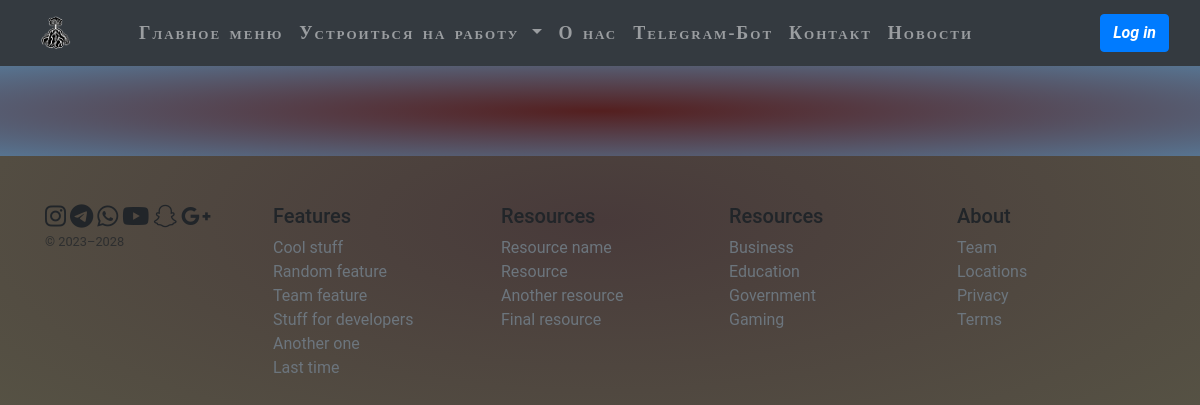
/work/1, run on an earlier commit of the app's database.
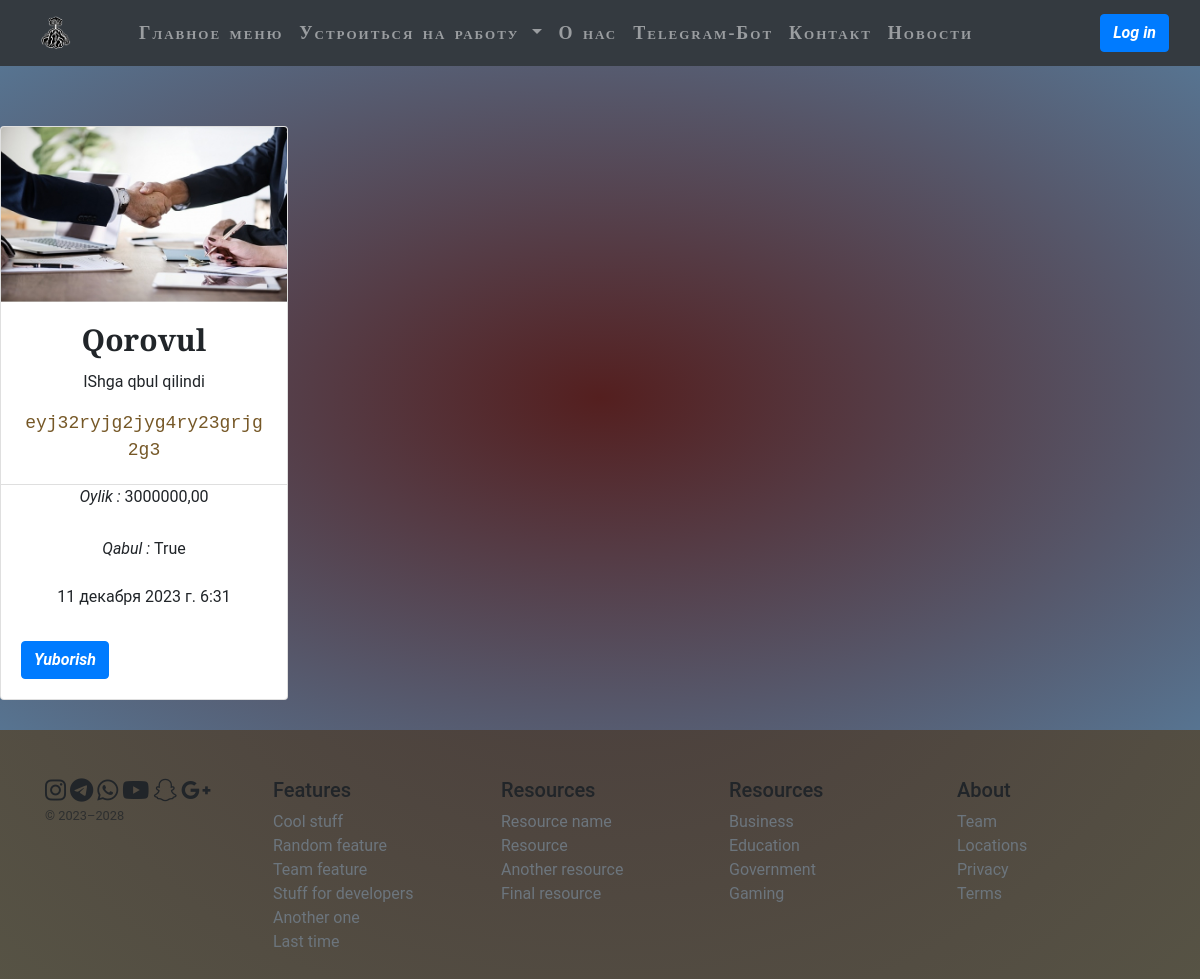
And on a later commit of the database.
### main/models.py (models this page shows, shortened)
class Work(models.Model):
    name = models.CharField(max_length=255)
    image = models.ImageField(upload_to='static/main/img/work-foto')
    title = models.CharField(max_length=255)
    salary = models.DecimalField(max_digits=10, decimal_places=2)
    vaqti = models.DateTimeField()
    text = models.TextField(max_length=255)
    desc = models.TextField(max_length=255)
    status = models.BooleanField(default=True)
    category = models.ForeignKey(SubCategory, on_delete=models.CASCADE)
    slug = AutoSlugField(unique=True, populate_from='title')

### main/views.py (the view)
# urls.py: path('work/<int:id>', views.work, name='work'),
def work(request, id):
    wctg = Work.objects.filter(id=id).all()
    ctx = {
        'wctg' : wctg
    }
    return render(request,'main/work.html',ctx)

### main/templates/main/work.html (shortened to what this page needs)
{% extends 'main/layout.html' %}
{% block content %}
<div class="container-w-card" style="display: flex;
    flex-direction: row;
    align-items: baseline;">
    {% for i in wctg %}
    <div class="card" style="width: 18rem;">
  <img src="{{ i.image.url }}" class="card-img-top" alt="...">
  <div class="card-body" style="text-align: center;">
    <h5 class="card-title">{{ i.name }}</h5>
      <p class="title">{{ i.title }}</p>
    <p class="card-text">{{ i.text }}</p>
  </div>
  <ul class="list-group list-group-flush" style="    text-align: center;">
      <p class="item-price"><span><i>Oylik : </i>{{ i.salary }}</span></p>
    <li class="list-group-item"><i>Qabul : </i>{{ i.status }}</li>
      <li class="list-group-item">{{ i.vaqti }}</li>
  </ul>
  <div class="card-body">
    <a href="{% url 'registor_file' %}" class="btn btn-primary">Yuborish</a>  </div>
</div>
    {% endfor %}
    </div>
{% endblock %}

### main/templates/main/layout.html (shortened to what this page needs)
{% load static %}
<!doctype html>
<html lang="ru">
<head>
    <link rel="stylesheet" href="https://cdn.jsdelivr.net/npm/bootstrap@5.3.2/dist/css/bootstrap.min.css">
  <link href="/docs/5.3/dist/css/bootstrap.min.css" rel="stylesheet">
    <link rel="stylesheet" href="https://cdnjs.cloudflare.com/ajax/libs/font-awesome/4.7.0/css/font-awesome.min.css">
  <link rel="stylesheet" href="path/to/font-awesome/css/font-awesome.min.css">
  <link rel="stylesheet" href="https://use.fontawesome.com/releases/v5.8.2/css/all.css">
  <link rel="stylesheet" href="https://cdnjs.cloudflare.com/ajax/libs/font-awesome/4.7.0/css/font-awesome.min.css">
  <link rel="stylesheet" href="https://cdnjs.cloudflare.com/ajax/libs/font-awesome/4.7.0/css/font-awesome.min.css">
      <link rel="stylesheet" href="{% static 'main/css/main.css' %}">
      <link rel="stylesheet" href="{% static 'main/js/main.js' %}">
</head>
<body>
  <aside>
    <nav class="navbar navbar-expand-sm navbar-dark bg-dark">
  <div class="container-fluid">
    <img src="{% static 'main/logo/logo.svg' %}" alt="logo" style="width: 50px;height: 50px;"></a>
    <div class="collapse navbar-collapse" id="mynavbar">
      <ul class="navbar-nav me-auto" style="padding-left: 50px;">
        <li class="nav-item">
          <a class="nav-link" href="{% url 'home' %}">Главное меню</a>
        </li>
           <li class="nav-item dropdown">
          <a class="nav-link dropdown-toggle" href="#" id="navbarDropdown" role="button" data-bs-toggle="dropdown" aria-expanded="false">
            Устроиться на работу
          </a>
        </li>
        <li class="nav-item">
          <a class="nav-link" href="{% url 'about' %}">O нас</a>
        </li>
        <li class="nav-item">
          <a class="nav-link" href="https://t.me/UserResumeBot">Telegram-Бот</a>
        </li>
        <li class="nav-item">
          <a class="nav-link" href="{% url 'contact' %}">Контакт</a>
        </li>
        <li class="nav-item">
          <a class="nav-link" href="{% url 'news_home' %}">Новости</a>
        </li>
      </ul>
      <form class="d-flex">
        <a class="btn btn-primary"  href="{% url 'login' %}">Log in</a>
      </form>
    </div>
  </div>
</nav>
  </aside>
<main>
    {% block content %}
    {% endblock %}
  </main>
<footer class="container py-5">
  <div class="row">
    <div class="col-12 col-md">
      <i style="font-size:24px" class="fa">&#xf16d;</i>
      <i style="font-size:24px" class="fa">&#xf2c6;</i>
      <i style="font-size:24px" class="fa">&#xf232;</i>
      <i style="font-size:24px" class="fa">&#xf167;</i>
      <i style="font-size:24px" class="fa">&#xf2ab;</i>
      <i style="font-size:24px" class="fa">&#xf0d5;</i>
      <small class="d-block mb-3 text-body-secondary">© 2023–2028</small>
    </div>
    <div class="col-6 col-md">
      <h5>Features</h5>
      <ul class="list-unstyled text-small">
        <li><a class="link-secondary text-decoration-none" href="#">Cool stuff</a></li>
        <li><a class="link-secondary text-decoration-none" href="#">Random feature</a></li>
        <li><a class="link-secondary text-decoration-none" href="#">Team feature</a></li>
        <li><a class="link-secondary text-decoration-none" href="#">Stuff for developers</a></li>
        <li><a class="link-secondary text-decoration-none" href="#">Another one</a></li>
        <li><a class="link-secondary text-decoration-none" href="#">Last time</a></li>
      </ul>
    </div>
    <div class="col-6 col-md">
      <h5>Resources</h5>
      <ul class="list-unstyled text-small">
        <li><a class="link-secondary text-decoration-none" href="#">Resource name</a></li>
        <li><a class="link-secondary text-decoration-none" href="#">Resource</a></li>
        <li><a class="link-secondary text-decoration-none" href="#">Another resource</a></li>
        <li><a class="link-secondary text-decoration-none" href="#">Final resource</a></li>
      </ul>
    </div>
    <div class="col-6 col-md">
      <h5>Resources</h5>
      <ul class="list-unstyled text-small">
        <li><a class="link-secondary text-decoration-none" href="#">Business</a></li>
        <li><a class="link-secondary text-decoration-none" href="#">Education</a></li>
        <li><a class="link-secondary text-decoration-none" href="#">Government</a></li>
        <li><a class="link-secondary text-decoration-none" href="#">Gaming</a></li>
      </ul>
    </div>
    <div class="col-6 col-md">
      <h5>About</h5>
      <ul class="list-unstyled text-small">
        <li><a class="link-secondary text-decoration-none" href="#">Team</a></li>
        <li><a class="link-secondary text-decoration-none" href="#">Locations</a></li>
        <li><a class="link-secondary text-decoration-none" href="#">Privacy</a></li>
        <li><a class="link-secondary text-decoration-none" href="#">Terms</a></li>
      </ul>
    </div>
  </div>
</footer>
</body>
</html>

### main/static/main/css/main.css (style rules this page uses)
body { background-image: radial-gradient(#483a3a, #575445); }
.row { color: #212529 }
main { padding-bottom: 30px; padding-top: 60px; background-image: radial-gradient(#541f1f, #577491); }
a.btn.btn-primary { font-style: italic; font-weight: bold; }
.card-title { color:##3A4D39; font-family: 'EB Garamond', serif; font-size: 30px; font-weight: bold; }
.card-text { color:#765827; font-family: 'Brass Mono', monospace; font-size: 18px; font-weight: normal; }
.card img { height: 175px; }
.nav-link { transition: transform 0.3s ease-in-out, color 0.3s ease-in-out; }
.nav-link { font-family: "Times New Roman", Times, serif; font-size: 18px; letter-spacing: 2px; word-spacing: 2px; color: #08365C; font-weight: 700; text-decoration: none solid rgb(68, 68, 68); font-style: normal; font-variant: small-caps; text-transform: none; }

What changed in the data, as far as the page shows it:
added Work: image (picture), name "Qorovul", title "IShga qbul qilindi", text "eyj32ryjg2jyg4ry23grjg2g3", salary "3000000,00", status "True", vaqti "11 декабря 2023 г. 6:31"
